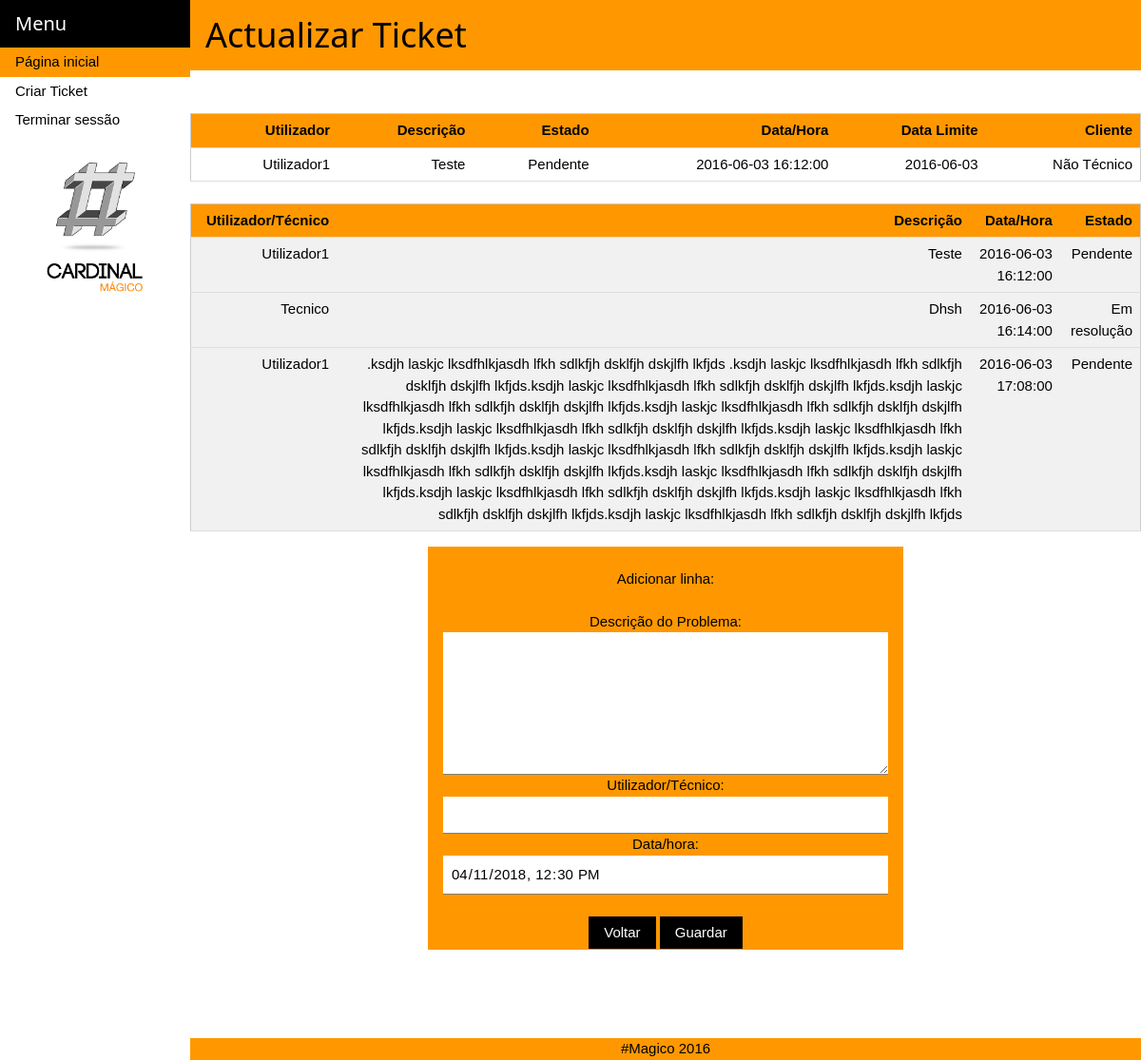
Page /EditaTicketUser.php?IDTicket=2 (signed in) on the committed database.
### tables this page shows
CREATE TABLE IF NOT EXISTS `cabecalho_ticket` (
  `IDTicket` int(11) NOT NULL AUTO_INCREMENT,
  `IDUser` varchar(4) NOT NULL,
  `Descr` text NOT NULL,
  `IDEstado` int(11) NOT NULL,
  `Data/Hora` datetime NOT NULL,
  `Data Limite` date NOT NULL,
  PRIMARY KEY (`IDTicket`,`IDUser`),
  KEY `IDUser` (`IDUser`),
  KEY `IDEstado` (`IDEstado`)
);

CREATE TABLE IF NOT EXISTS `users` (
  `IDUser` varchar(4) NOT NULL,
  `User` varchar(30) NOT NULL,
  `Nome` varchar(30) NOT NULL,
  `Password` varchar(30) NOT NULL,
  `CodCliente` varchar(20) NOT NULL,
  PRIMARY KEY (`IDUser`),
  KEY `CodCliente` (`CodCliente`)
);

CREATE TABLE IF NOT EXISTS `estado` (
  `IDEstado` int(11) NOT NULL AUTO_INCREMENT,
  `Estado` varchar(15) NOT NULL,
  PRIMARY KEY (`IDEstado`)
);

CREATE TABLE IF NOT EXISTS `clientes` (
  `CodCliente` varchar(20) NOT NULL,
  `Nome` varchar(30) NOT NULL,
  PRIMARY KEY (`CodCliente`)
);

CREATE TABLE IF NOT EXISTS `linhas_ticket` (
  `IDTicket` int(11) NOT NULL AUTO_INCREMENT,
  `IDlinhaTicket` int(11) NOT NULL,
  `Descr` text NOT NULL,
  `IDUser` varchar(4) NOT NULL,
  `Data/Hora` datetime NOT NULL,
  `Tempo Gasto` varchar(3) NOT NULL,
  `Tempo a cobrar` varchar(3) NOT NULL,
  `Comentario` text,
  `IDEstado` int(11) NOT NULL,
  `Visivel` tinyint(1) NOT NULL DEFAULT '1',
  PRIMARY KEY (`IDTicket`,`IDlinhaTicket`),
  KEY `IDUser` (`IDUser`),
  KEY `IDEstado` (`IDEstado`),
  KEY `Visivel` (`Visivel`)
);

### EditaTicketUser.php (the view, shortened to what this page needs)
<?php
include("ligaBD.php");
$Username=$_GET['Username'];
$datahora=strftime('%Y-%m-%dT%H:%M:%S', strtotime(date("Y-m-d H:i-1:00")));
?>
<!doctype html>
<html>
<head>
<link href="w3.css" rel="stylesheet" type="text/css">
</head>
<body>
<nav class="w3-sidenav w3-collapse w3-white" style="width:200px; z-index: 2; display:none;">
  <div class="w3-container w3-black">
    <h4>Menu</h4>
  </div>
    <a class="w3-orange" href="inicio.php?Username=<?php echo $Username;?>">Página inicial</a>
    <a class="w3-hover-orange" href="RegistoTicket.php?Username=<?php echo $Username;?>">Criar Ticket</a>
    <a class="w3-hover-orange" href="sair.php">Terminar sessão</a>
    <img src="Imgs/logo01_c.jpg" alt="Logo" style="width:100%;max-width:400px;">
</nav>
<div class="w3-main" style="margin-left:200px">
<div id="wrapper">
<div id="header">
<header class="w3-container w3-orange">
<h1>Actualizar Ticket</h1>
</header>
</div>
<div id="content">
<BR><BR>
<div class="w3-responsive">
<table class="w3-table-all">
<thead>
<tr class="w3-orange">
<th><b>Utilizador</b></th>
<th><b>Descrição</b></th>
<th><b>Estado</b></th>
<th><b>Data/Hora</b></th>
<th><b>Data Limite</b></th>
<th><b>Cliente</b></th>
</tr>
</thead>
<?php
$IDTicket=$_GET['IDTicket'];
$lista="select * from cabecalho_ticket where IDTicket='".$IDTicket."'";
$faz_lista=mysqli_query($ligaBD,$lista);
$num_registos=mysqli_num_rows($faz_lista);
for ($i=0;$i<$num_registos;$i++){
$registos=mysqli_fetch_array($faz_lista);
$buscaestado="select * from estado where IDEstado='".$registos['IDEstado']."'";
$listaestado=mysqli_query($ligaBD, $buscaestado);
$arrayestado= mysqli_fetch_array($listaestado);
$buscainfuser="select * from users where IDUser='".$registos['IDUser']."'";
$fazinfuser=mysqli_query($ligaBD, $buscainfuser);
$infuser=mysqli_fetch_array($fazinfuser);
$cliente="select * from clientes where CodCliente='".$infuser['CodCliente']."'";
$fazcliente=mysqli_query($ligaBD, $cliente);
$arraycliente=mysqli_fetch_array($fazcliente);
echo "<tbody><tr>";
echo '<td>'.$infuser['Nome'].'</td>';
echo '<td>'.$registos['Descr'].'</td>';
echo '<td>'.$arrayestado['Estado'].'</td>';
echo '<td>'.$registos['Data/Hora'].'</td>';
echo '<td>'.$registos['Data Limite'].'</td>';
echo '<td>'.$arraycliente['Nome'].'</td>';
echo '</tr></tbody>';
}
?>
</table>
</div>
<?php
$listalinha="select * from linhas_ticket where IDTicket=".$IDTicket;
$faz_listalinha=mysqli_query($ligaBD,$listalinha);
$num_registoslinha=mysqli_num_rows($faz_listalinha);
if ($num_registoslinha==0){
echo "<br>Não existem linhas";
?>
<div class="w3-responsive" align="center">
<form class="w3-container w3-section w3-orange" action="Registalinha.php" method="POST" style="width:100%;max-width:500px;">
<legend><br>Adicionar linha: </legend><BR>
<input type="text" name="IDTicket" hidden="true" value="<?php echo $registos['IDTicket']; ?>">
<input type="text" name="IDlinhaTicket" hidden="true" value="1">
<label class="w3-label w3-text-black">Descrição do Problema:</label><textarea class="w3-input w3-responsive" style="width:100%;maxwidth:500px; height:150px;" name="Descr" required></textarea>
<label class="w3-label w3-text-black">Utilizador/Técnico:</label><input class="w3-input" type="text" name="User" size="20" value="<?php echo $Username; ?>" required readonly>
<label class="w3-labe w3-text-blackl">Data/hora:</label><input class="w3-input" type="datetime-local" name="Data" size=20 value="<?php echo $datahora; ?>" required readonly>
<BR>
<INPUT class="w3-btn"  type="button" value="Voltar" onclick="location.href='inicio.php?Username=<?php echo $Username;?>';">
<button class="w3-btn" type="submit"> Guardar </button>
</form>
</div>
<?php
}else{
	?>
    <br>
    <div class="w3-responsive">
    <table class="w3-table-all">
    <thead>
    <tr class="w3-orange">
	<td><b>Utilizador/Técnico</b></td>
	<td><b>Descrição</b></td>
	<td><b>Data/Hora</b></td>
    <td><b>Estado</b></td>
    </tr>
    </thead>
	<?php
	for ($i=0;$i<$num_registoslinha;$i++){
	$registoslinha=mysqli_fetch_array($faz_listalinha);
	if($registoslinha['Visivel']==1){
	$buscaestadolinha="select * from estado where IDEstado='".$registoslinha['IDEstado']."'";
	$listaestadolinha=mysqli_query($ligaBD, $buscaestadolinha);
	$arrayestadolinha= mysqli_fetch_array($listaestadolinha);
	$buscainfuser="select * from users where IDUser='".$registoslinha['IDUser']."'";
	$fazinfuser=mysqli_query($ligaBD, $buscainfuser);
	$infuser=mysqli_fetch_array($fazinfuser);
	echo "<tbody><tr>";
	echo "<tr>";
	echo '<td>'.$infuser['Nome'].'</td>';
	echo '<td>'.$registoslinha['Descr'].'</td>';
	echo '<td>'.$registoslinha['Data/Hora'].'</td>';
	echo '<td>'.$arrayestadolinha['Estado'].'</td>';
	echo '</tr></tbody>';
	}
	}
	?>
	</table>
    </div>
<div class="w3-responsive" align="center">
<form class="w3-container w3-section w3-orange" action="Registalinha.php" method="POST" style="width:100%;max-width:500px;">
<legend><br>Adicionar linha: </legend><BR>
<label class="w3-label w3-text-black">Descrição do Problema:</label><textarea class="w3-input w3-responsive" style="width:100%;maxwidth:500px; height:150px;" name="Descr" required></textarea>
<label class="w3-label w3-text-black">Utilizador/Técnico:</label><input class="w3-input" type="text" name="User" size="20" value="<?php echo $Username; ?>" required readonly>
<label class="w3-labe w3-text-blackl">Data/hora:</label><input class="w3-input" type="datetime-local" name="Data" size=20 value="<?php echo $datahora; ?>" required readonly>
<BR>
<INPUT class="w3-btn"  type="button" value="Voltar" onclick="location.href='inicio.php?Username=<?php echo $Username;?>';">
<button class="w3-btn" type="submit"> Guardar </button>
</form>
</div>
	<?php } ?>
</div>
<div id="footer">
<footer class="w3-container w3-responsive w3-display-bottommiddle w3-orange">
#Magico 2016
</footer>
</div></div>
</body>
</html>

### rows in the picture
cabecalho_ticket: IDUser.Nome "Utilizador1", Descr "Teste", IDEstado.Estado "Pendente", value "2016-06-03 16:12:00", Data Limite "2016-06-03", clientes.Nome "Não Técnico"
linhas_ticket: IDUser.Nome "Utilizador1", Descr "Teste", value "2016-06-03 16:12:00", IDEstado.Estado "Pendente"
linhas_ticket: IDUser.Nome "Tecnico", Descr "Dhsh", value "2016-06-03 16:14:00", IDEstado.Estado "Em resolução"
linhas_ticket: IDUser.Nome "Utilizador1", Descr ".ksdjh laskjc lksdfhlkjasdh lfkh sdlkfjh dsklfjh dskjlfh lkfjds .ksdjh laskjc lksdfhlkjasdh lfkh sdlkfjh dsklfjh dskjlfh lkfjds.ksdjh laskjc lksdfhlkjasdh lfkh sdlkfjh dsklfjh dskjlfh lkfjds.ksdjh laskjc lksdfhlkjasdh lfkh sdlkfjh dsklfjh dskjlfh lkfjds.ksdjh laskjc lksdfhlkjasdh lfkh sdlkfjh dsklfjh dskjlfh lkfjds.ksdjh laskjc lksdfhlkjasdh lfkh sdlkfjh dsklfjh dskjlfh lkfjds.ksdjh laskjc lksdfhlkjasdh lfkh sdlkfjh dsklfjh dskjlfh lkfjds.ksdjh laskjc lksdfhlkjasdh lfkh sdlkfjh dsklfjh dskjlfh lkfjds.ksdjh laskjc lksdfhlkjasdh lfkh sdlkfjh dsklfjh dskjlfh lkfjds.ksdjh laskjc lksdfhlkjasdh lfkh sdlkfjh dsklfjh dskjlfh lkfjds.ksdjh laskjc lksdfhlkjasdh lfkh sdlkfjh dsklfjh dskjlfh…", value "2016-06-03 17:08:00", IDEstado.Estado "Pendente"
